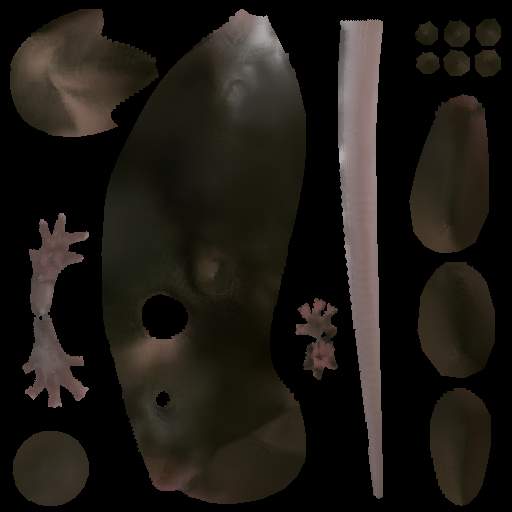
#> input picture exports/texture_final.png, 512 x 512 px
$ python -i texture_p0_sweep.py   (imports and definitions only)
#> lines starting #> are read from the running program, lines starting #| are printed output that depends on the picture; after the words box and inside, x2 and y2 are one past the last pixel; in counts of white or black regions, pixels touching at a corner belong together
#!/usr/bin/env python3
"""P0 variants sweep — gamma × hist_match_alpha, find minimum ΔE config.

CPU-only post-hoc operation on existing UV texture. No GPU needed.
Produces: sweep_results.json with ΔE per (gamma, alpha) combination.

Caveat: ΔE is measured on the UV texture itself (dark pixel mean vs GT body mean).
Final verification requires rendering each variant and re-measuring on rendered output,
but UV-space ΔE is a strong proxy.
"""
import argparse
import json
from pathlib import Path

import cv2
import numpy as np


def gt_body_lab(gt_path: str, gray_lo: int = 10, gray_hi: int = 100) -> np.ndarray:
#> called with gt_path = '../exports/texture_final.png', gray_lo = 10, gray_hi = 100
    gt = cv2.imread(gt_path)
#> gt is the input picture: shape (512, 512, 3); mean B, G, R 20.5, 25.7, 29.3
    gray = cv2.cvtColor(gt, cv2.COLOR_BGR2GRAY)
    rgb = cv2.cvtColor(gt, cv2.COLOR_BGR2RGB).astype(np.float32) / 255.0
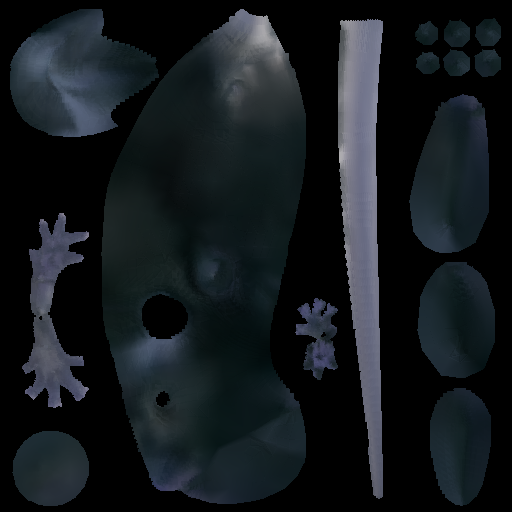
#> rgb: shape (512, 512, 3) float32; mean B, G, R 0.115, 0.101, 0.0801
    mask = (gray < gray_hi) & (gray > gray_lo)
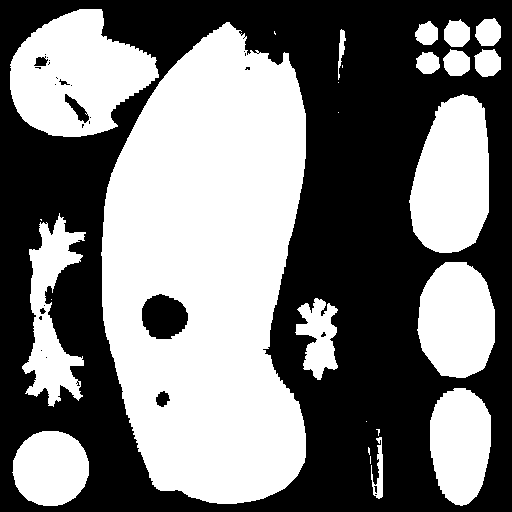
#> mask: shape (512, 512) bool; 47.8% white; 26 white regions (10 under 20 px), largest, box (x1, y1, x2, y2) and area: (101, 22, 306, 504) 74188, (10, 9, 159, 137) 12399, (409, 94, 489, 253) 9882
    lab = cv2.cvtColor((rgb * 255).astype(np.uint8), cv2.COLOR_RGB2LAB).astype(np.float32)
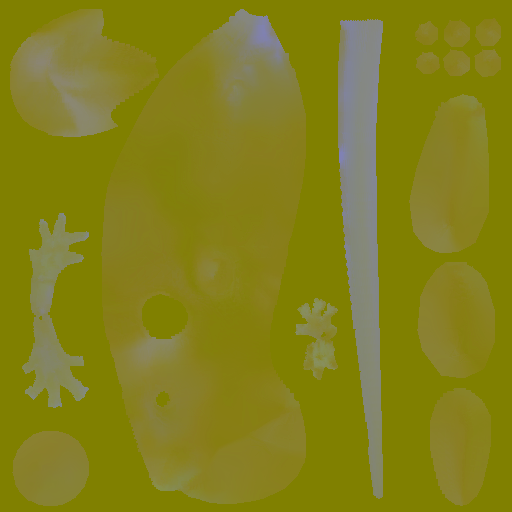
#> lab: shape (512, 512, 3) float32; mean B, G, R 26.9, 128.6, 131.8
    return lab[mask].mean(0)


# [72 lines left out: functions p0_variant, main, not called in this run]


# [2 lines not run here, left out]

>>> result = gt_body_lab('../exports/texture_final.png')
#> result = [40.08, 128.4, 135.6]

$ run again, on wandb/run-20251209_202940-afb44lzf/files/media/images/uv_texture_0_fd8e92d4d8cd85bff636.png
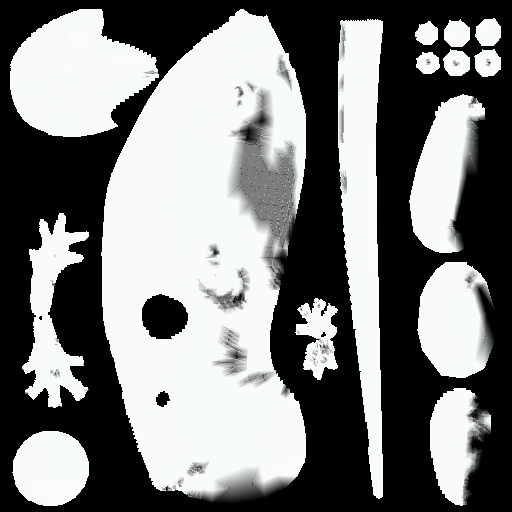
#> input picture wandb/run-20251209_202940-afb44lzf/files/media/images/uv_texture_0_fd8e92d4d8cd85bff636.png, 512 x 512 px
#> in gt_body_lab, gt is the input picture: shape (512, 512, 3); mean B, G, R 124.5, 124.5, 123.1
#> in gt_body_lab, `mask = (gray < gray_hi) & (gray > gray_lo)`:
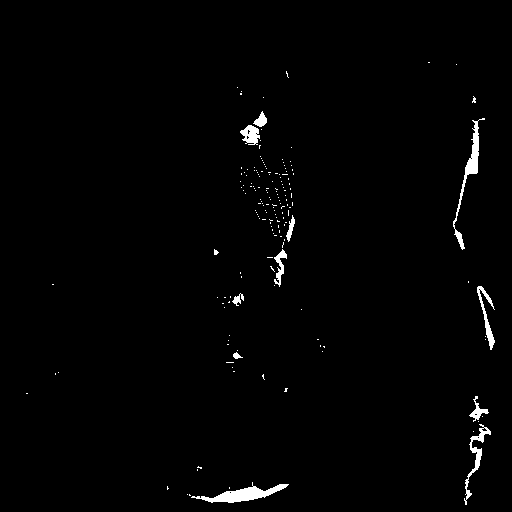
#> mask: shape (512, 512) bool; 1.3% white; 172 white regions (160 under 20 px), largest, box (x1, y1, x2, y2) and area: (191, 482, 289, 503) 746, (453, 118, 485, 250) 628, (464, 424, 491, 505) 399
#> in gt_body_lab, `lab = cv2.cvtColor((rgb * 255).astype(np.uint8), cv2.COLOR_RGB2LAB).as..`:
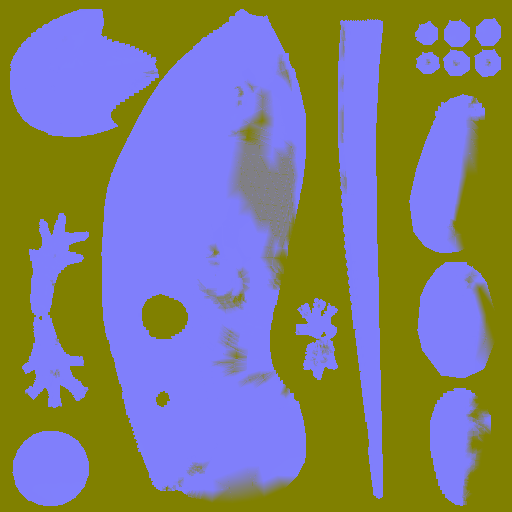
#> lab: shape (512, 512, 3) float32; mean B, G, R 125.1, 127.7, 128
#> result = [61.35, 127.6, 128]
